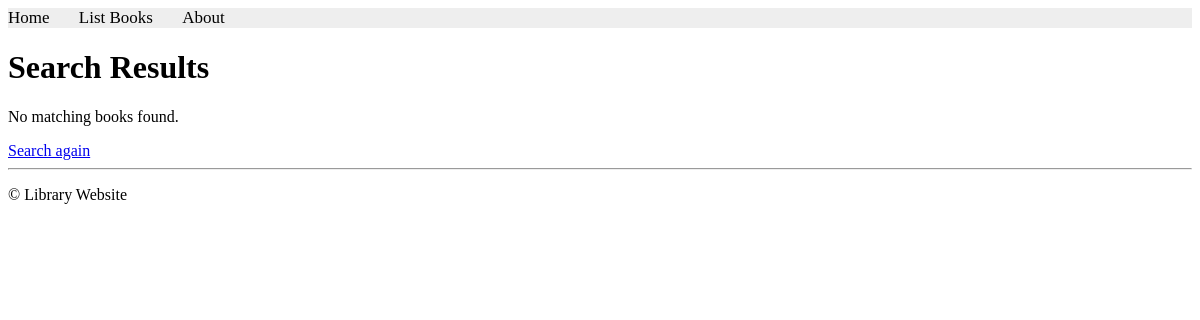
Page /books/simple/query/ on the earlier database version.
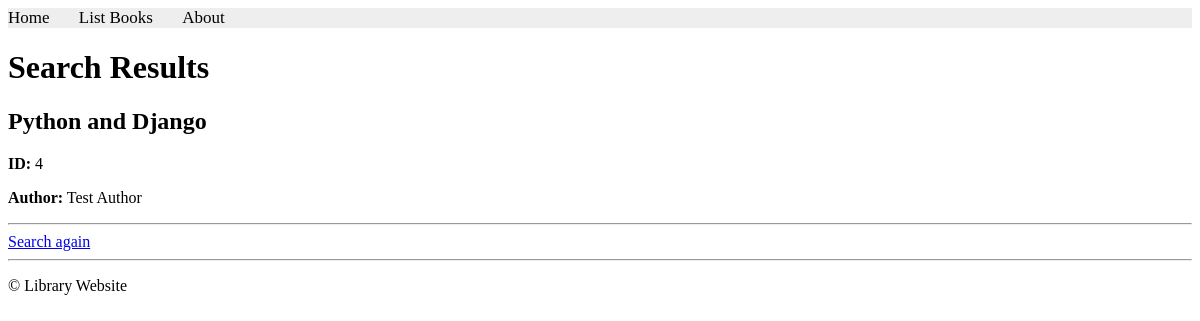
Same page on the later database version.
### apps/bookmodule/models.py (models this page shows)
class Book(models.Model):
    title = models.CharField(max_length=50)
    author = models.CharField(max_length=50)
    price = models.FloatField(default=0.0)
    edition = models.SmallIntegerField(default=1)

### apps/bookmodule/views.py (the view)
# urls.py: path('simple/query/', views.simple_query, name='books.simple_query'),
def simple_query(request):
    mybooks = Book.objects.filter(title__icontains='and')
    return render(
        request,
        'bookmodule/bookList.html',
        {'books': mybooks}
    )

### apps/templates/bookmodule/bookList.html (shortened to what this page needs)
{% extends "layouts/base.html" %}
{% block content %}
<h1>Search Results</h1>
{% for book in books %}
    <div>
        <h2>{{ book.title }}</h2>
        <p><strong>ID:</strong> {{ book.id }}</p>
        <p><strong>Author:</strong> {{ book.author }}</p>
    </div>
    <hr>
{% empty %}
    <p>No matching books found.</p>
{% endfor %}
<a href="{% url 'books.search' %}">Search again</a>
{% endblock content %}

### apps/templates/layouts/base.html (shortened to what this page needs)
<!DOCTYPE html>
{% load static %}
<html lang="en">
<head>
    <link rel="stylesheet" href="{% static 'styles.css' %}">
    <link rel="stylesheet"
      href="https://cdnjs.cloudflare.com/ajax/libs/font-awesome/4.7.0/css/font-awesome.min.css">
</head>
<body>
    {% include "includes/header.html" %}
    {% block content %}
    {% endblock content %}
    {% include "includes/footer.html" %}
</body>
</html>

### apps/templates/includes/header.html
{% with request.resolver_match.url_name as url_name %}
<div class="topnav">
    <a href="{% url 'books.index' %}"
       class="{% if url_name == 'books.index' %}active{% endif %}">
        Home
    </a>
    <a href="{% url 'books.list_books' %}"
       class="{% if url_name == 'books.list_books' %}active{% endif %}">
        List Books
    </a>
    <a href="{% url 'books.aboutus' %}"
       class="{% if url_name == 'books.aboutus' %}active{% endif %}">
        About
    </a>
</div>
{% endwith %}

### apps/templates/includes/footer.html
<footer>
    <hr>
    <p>&copy; Library Website</p>
</footer>

### apps/static/styles.css (style rules this page uses)
.topnav { background-color: #eeeeee; width: 100%; }
.topnav a { color: #000000; text-align: center; margin-right: 25px; text-decoration: none; font-size: 17px; }

Differences in the rows shown:
added Book: title "Python and Django", id "4", author "Test Author"
Other differences:
text no longer shown: "No matching books found."
